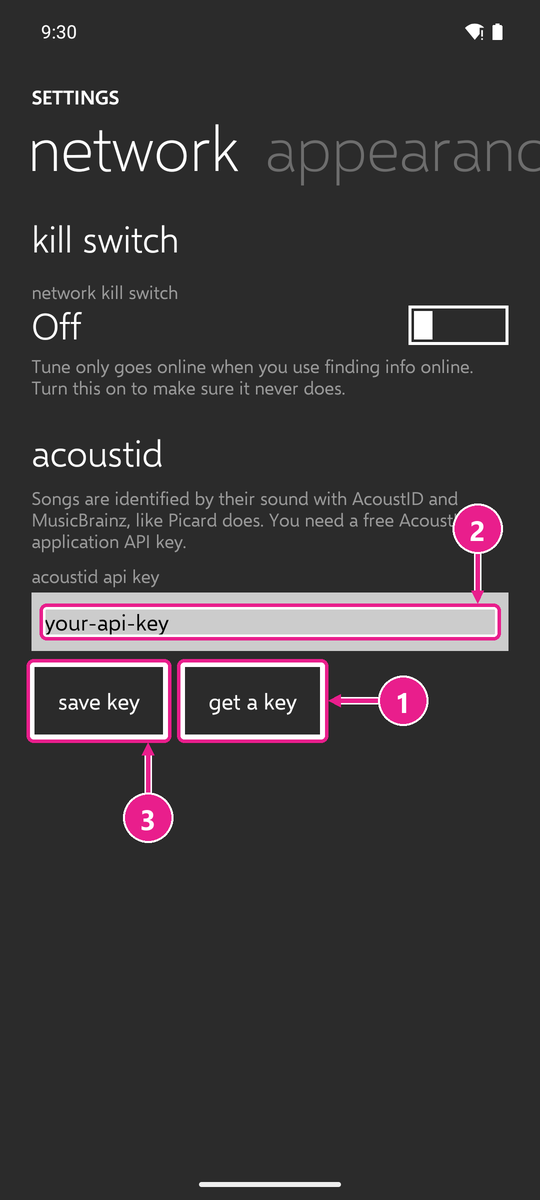
#> input picture docs/guide/acoustid-1.png, 540 x 1200 px
$ python -i annotate.py   (imports and definitions only)
#> lines starting #> are read from the running program, lines starting #| are printed output that depends on the picture
"""Draws numbered arrows on the guide screenshots.

Reads the PNG + JSON pairs that the GuideScreenshots test saved (pulled into
SRC) and writes annotated, downscaled PNGs to docs/guide/. Each mark is the
screen box of something to tap; it gets an outline, and an arrow from a
numbered badge placed beside it, on the side with more room.

    python tools/guide/annotate.py <pulled guide dir>
"""
import json
import pathlib
import sys

from PIL import Image, ImageDraw, ImageFont

OUT = pathlib.Path(__file__).resolve().parents[2] / "docs" / "guide"
SCALE = 0.5            # 1080x2400 -> 540x1200
COLOR = (233, 30, 140)  # the magenta end of the logo's gradient
HALO = (255, 255, 255)
BADGE_R = 46
GAP = 150               # badge distance from the box


# [110 lines left out: functions font, badge_spot, circle_hits, segment_hits, edge_point, arrow and 1 more, not called in this run]


def main(src):
    src = pathlib.Path(src)
    for png in sorted(src.glob("*.png")):
        meta_file = png.with_suffix(".json")
        meta = json.loads(meta_file.read_text()) if meta_file.exists() else {"marks": []}
        annotate(png, meta)
        print(OUT / png.name)


# [2 lines not run here, left out]

>>> import cv2
>>> picture = cv2.imread('../../docs/guide/acoustid-1.png', cv2.IMREAD_GRAYSCALE)
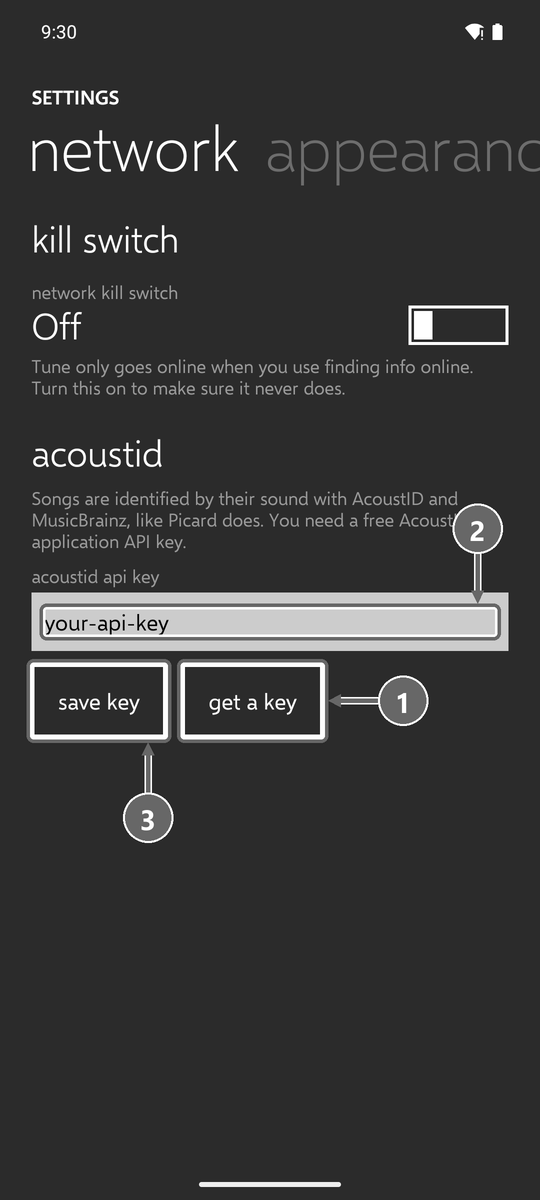
#> picture: shape (1200, 540); min 0, max 255, mean 55.8
#> (the run stopped early here; a loop or call above may not have finished)
